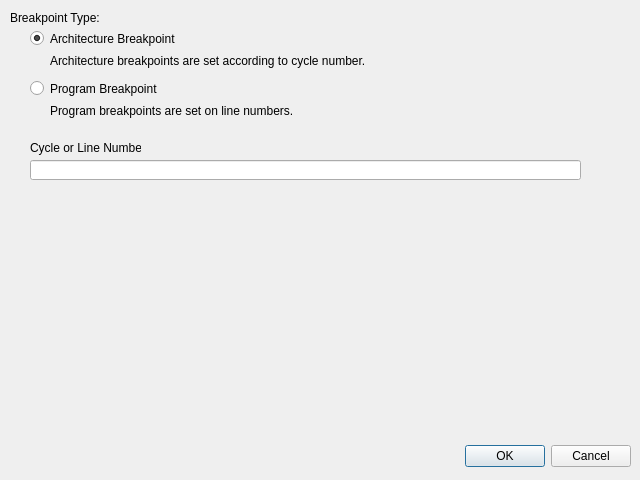
<?xml version="1.0" encoding="UTF-8"?>
<ui version="4.0">
 <class>addbreak</class>
 <widget class="QDialog" name="addbreak">
  <property name="geometry">
   <rect>
    <x>0</x>
    <y>0</y>
    <width>640</width>
    <height>480</height>
   </rect>
  </property>
  <property name="windowTitle">
   <string>Add Breakpoint</string>
  </property>
  <widget class="QDialogButtonBox" name="buttonBox">
   <property name="geometry">
    <rect>
     <x>10</x>
     <y>440</y>
     <width>621</width>
     <height>32</height>
    </rect>
   </property>
   <property name="orientation">
    <enum>Qt::Horizontal</enum>
   </property>
   <property name="standardButtons">
    <set>QDialogButtonBox::Cancel|QDialogButtonBox::Ok</set>
   </property>
  </widget>
  <widget class="QLabel" name="label">
   <property name="geometry">
    <rect>
     <x>10</x>
     <y>10</y>
     <width>101</width>
     <height>16</height>
    </rect>
   </property>
   <property name="text">
    <string>Breakpoint Type:</string>
   </property>
  </widget>
  <widget class="QRadioButton" name="ArchBP_radioButton">
   <property name="geometry">
    <rect>
     <x>30</x>
     <y>30</y>
     <width>261</width>
     <height>17</height>
    </rect>
   </property>
   <property name="text">
    <string>Architecture Breakpoint</string>
   </property>
   <property name="checked">
    <bool>true</bool>
   </property>
  </widget>
  <widget class="QRadioButton" name="ProgramBP_radioButton">
   <property name="geometry">
    <rect>
     <x>30</x>
     <y>80</y>
     <width>211</width>
     <height>17</height>
    </rect>
   </property>
   <property name="text">
    <string>Program Breakpoint</string>
   </property>
  </widget>
  <widget class="QLabel" name="labelAboutArch">
   <property name="geometry">
    <rect>
     <x>50</x>
     <y>50</y>
     <width>541</width>
     <height>21</height>
    </rect>
   </property>
   <property name="text">
    <string>Architecture breakpoints are set according to cycle number.</string>
   </property>
  </widget>
  <widget class="QLabel" name="labelAboutArch_2">
   <property name="geometry">
    <rect>
     <x>50</x>
     <y>100</y>
     <width>541</width>
     <height>21</height>
    </rect>
   </property>
   <property name="text">
    <string>Program breakpoints are set on line numbers.</string>
   </property>
  </widget>
  <widget class="QLineEdit" name="Value_lineEdit">
   <property name="geometry">
    <rect>
     <x>30</x>
     <y>160</y>
     <width>551</width>
     <height>20</height>
    </rect>
   </property>
  </widget>
  <widget class="QLabel" name="label_2">
   <property name="geometry">
    <rect>
     <x>30</x>
     <y>140</y>
     <width>111</width>
     <height>16</height>
    </rect>
   </property>
   <property name="text">
    <string>Cycle or Line Number:</string>
   </property>
  </widget>
 </widget>
 <resources/>
 <connections>
  <connection>
   <sender>buttonBox</sender>
   <signal>accepted()</signal>
   <receiver>addbreak</receiver>
   <slot>accept()</slot>
   <hints>
    <hint type="sourcelabel">
     <x>248</x>
     <y>254</y>
    </hint>
    <hint type="destinationlabel">
     <x>157</x>
     <y>274</y>
    </hint>
   </hints>
  </connection>
  <connection>
   <sender>buttonBox</sender>
   <signal>rejected()</signal>
   <receiver>addbreak</receiver>
   <slot>reject()</slot>
   <hints>
    <hint type="sourcelabel">
     <x>316</x>
     <y>260</y>
    </hint>
    <hint type="destinationlabel">
     <x>286</x>
     <y>274</y>
    </hint>
   </hints>
  </connection>
 </connections>
</ui>
